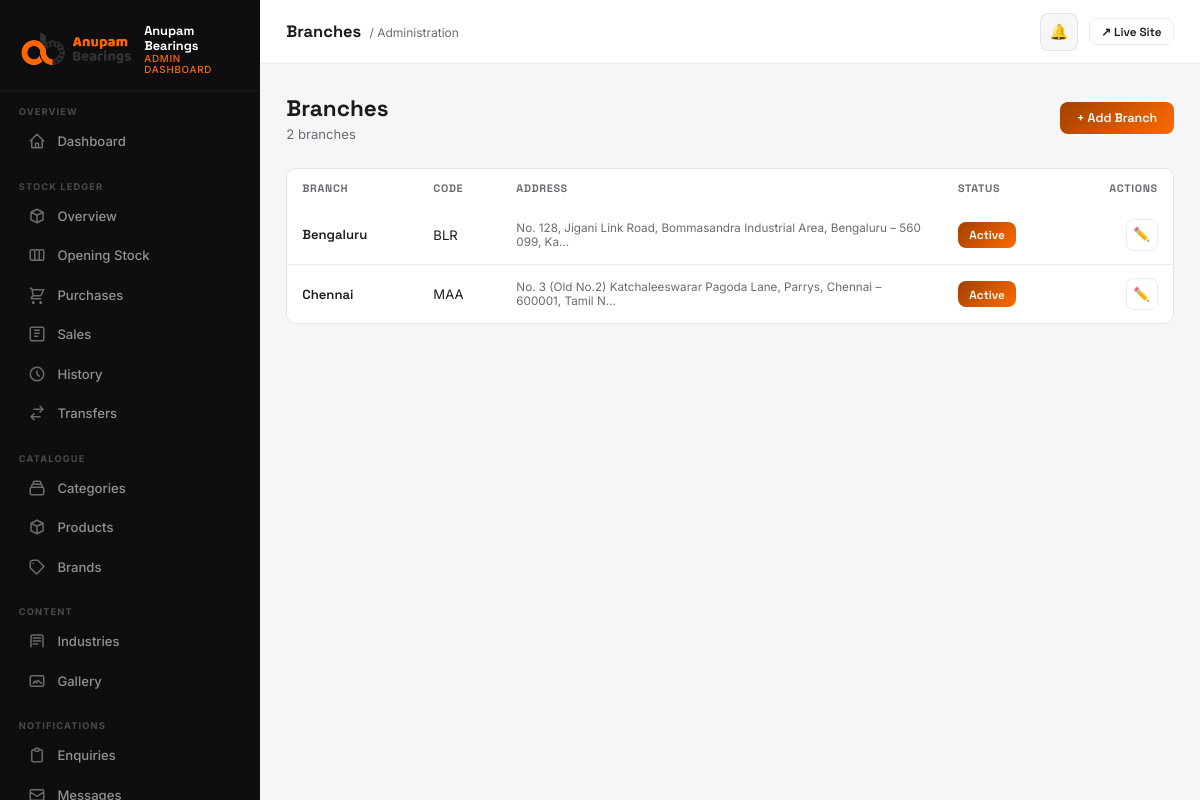
Page /dashboard/stock/branches/ (signed in) on the committed database.
### stock_ledger/models.py (models this page shows, shortened)
class Branch(models.Model):
    name = models.CharField(max_length=120)
    slug = models.SlugField(unique=True)
    code = models.CharField(max_length=20, unique=True)
    address = models.TextField(blank=True)
    is_active = models.BooleanField(default=True)
    created_at = models.DateTimeField(auto_now_add=True)
    class Meta:
        ordering = ['name']

### stock_ledger/views.py (the view)
# urls.py: path('branches/', views.branch_list, name='branches'),
@login_required(login_url='/dashboard/login/')
@staff_required
@role_required(UserProfile.ADMIN)
def branch_list(request):
    branches = Branch.objects.all().order_by('name')
    return render(request, 'dashboard/stock_branches.html', {'branches': branches})

### core/context_processors.py (called while the page is built)
def seo(request):
    return build_seo_context(request)

### core/seo.py (called while the page is built)
def site_url() -> str:
    return getattr(settings, 'SITE_URL', 'https://anupambearings.com').rstrip('/')

def absolute_url(path: str) -> str:
    if not path:
        return site_url()
    parsed = urlsplit(path)
    if parsed.scheme:
        return path
    if path.startswith('/'):
        return f'{site_url()}{path}'
    return f"{site_url()}/{path.lstrip('/')}"

def build_canonical_url(request, *, path: str | None = None) -> str:
    canonical_path = path if path is not None else request.path
    return absolute_url(canonical_path)

def _serialize_schema(schema: dict) -> str:
    return json.dumps(schema, ensure_ascii=False, separators=(',', ':'))

def website_schema() -> dict:
    return {
        '@context': 'https://schema.org',
        '@type': 'WebSite',
        '@id': f'{site_url()}#website',
        'url': site_url(),
        'name': SITE_NAME,
        'alternateName': 'Anupam Bearings India',
        'description': SITE_DESCRIPTION,
        'publisher': {'@id': f'{site_url()}#organization'},
        'potentialAction': {
            '@type': 'SearchAction',
            'target': {
                '@type': 'EntryPoint',
                'urlTemplate': f'{site_url()}/products/?q={{search_term_string}}',
            },
            'query-input': 'required name=search_term_string',
        },
    }

### stock_ledger/context_processors.py (called while the page is built, shortened)
def dashboard_role(request):
    user = getattr(request, 'user', None)
    if not user or not user.is_authenticated or not user.is_staff:
        return {}
    profile = getattr(user, 'stock_profile', None)
    if profile is None:
        return {}
    return {
        'dash_role': profile.role,
        'dash_branch': profile.branch,
    }

def low_stock_alert(request):
    user = getattr(request, 'user', None)
    if not user or not user.is_authenticated or not user.is_staff:
        return {'show_low_stock_modal': False}
    profile = getattr(user, 'stock_profile', None)
    if profile is None or profile.role not in (UserProfile.ADMIN, UserProfile.BRANCH_STAFF):
        return {'show_low_stock_modal': False}
    if request.session.get('low_stock_alert_shown'):
        return {'show_low_stock_modal': False}

### templates/dashboard/stock_branches.html (shortened to what this page needs)
{% extends "dashboard/base.html" %}
{% block page_title %}Branches{% endblock %}
{% block breadcrumb %}<span class="topbar-breadcrumb">/ Administration</span>{% endblock %}
{% block content %}
<div class="page-header">
  <div class="page-header-left">
    <h1>Branches</h1>
    <p>{{ branches|length }} branch{{ branches|length|pluralize:"es" }}</p>
  </div>
  <a href="{% url 'dashboard:stock_ledger:branch_add' %}" class="btn btn-primary">+ Add Branch</a>
</div>
<div class="table-wrap">
  <table>
    <thead>
      <tr>
        <th>Branch</th>
        <th>Code</th>
        <th>Address</th>
        <th>Status</th>
        <th style="text-align:right;">Actions</th>
      </tr>
    </thead>
    <tbody>
      {% for b in branches %}
      <tr id="branch-row-{{ b.pk }}">
        <td class="td-name">{{ b.name }}</td>
        <td>{{ b.code }}</td>
        <td class="td-sub" style="max-width:320px;white-space:normal;">{{ b.address|truncatechars:80 }}</td>
        <td>
          <button class="btn btn-sm {% if b.is_active %}btn-primary{% else %}btn-ghost{% endif %}"
            onclick="toggleBranch({{ b.pk }}, this)">{% if b.is_active %}Active{% else %}Inactive{% endif %}</button>
        </td>
        <td style="text-align:right;">
          <a href="{% url 'dashboard:stock_ledger:branch_edit' b.pk %}" class="btn btn-ghost btn-sm btn-icon" title="Edit">✏️</a>
        </td>
      </tr>
      {% empty %}
      <tr><td colspan="5"><div class="empty-state"><div class="empty-state-icon">🏢</div><h3>No branches yet</h3></div></td></tr>
      {% endfor %}
    </tbody>
  </table>
</div>
{% endblock %}

### templates/dashboard/base.html (style rules this page uses)
*, *::before, *::after { box-sizing: border-box; margin: 0; padding: 0; }
:root { --orange: #ff6a00; --orange-dk: #a14000; --surface: #f6f5f7; --card: #ffffff; --sidebar-bg: #0e0e11; --sidebar-w: 260px; --on: #1b1b1f; --muted: #6b6b72; --border: rgba(0,0,0,0.07); --grad: linear-gradient(135deg,#a14000 0%,#ff6a00 100%); --radius: 10px; --shadow: 0 2px 16px rgba(0,0,0,0.07); --shadow-lg: 0 8px 40px rgba(0,0,0,0.12); --font-d: 'Space Grotesk', sans-serif; --font-b: 'Inter', sans-serif; }
html { font-size: 15px; -webkit-font-smoothing: antialiased; }
body { font-family: var(--font-b); background: var(--surface); color: var(--on); display: flex; min-height: 100vh; overflow-x: hidden; }
.topbar-breadcrumb { font-size: 0.8rem; color: var(--muted); margin-left: 4px; }
.page-header { display: flex; align-items: center; justify-content: space-between; margin-bottom: 1.75rem; gap: 1rem; flex-wrap: wrap; }
.page-header-left h1 { font-family: var(--font-d); font-size: 1.5rem; font-weight: 700; }
.page-header-left p { color: var(--muted); font-size: 0.875rem; margin-top: 0.2rem; }
.table-wrap { overflow-x: auto; border-radius: var(--radius); border: 1px solid var(--border); }
table { width: 100%; border-collapse: collapse; font-size: 0.875rem; }
thead { background: var(--surface); }
th { padding: 0.75rem 1rem; text-align: left; font-family: var(--font-d); font-size: 0.72rem; font-weight: 700; letter-spacing: 0.06em; text-transform: uppercase; color: var(--muted); white-space: nowrap; }
td { padding: 0.875rem 1rem; border-top: 1px solid var(--border); vertical-align: middle; }
tr { background: var(--card); transition: background 0.12s; }
tr:first-child td { border-top: none; }
.td-name { font-family: var(--font-d); font-weight: 600; font-size: 0.875rem; }
.td-sub { font-size: 0.78rem; color: var(--muted); margin-top: 2px; }
.btn { display: inline-flex; align-items: center; gap: 0.4rem; padding: 0.55rem 1.1rem; border-radius: 8px; font-family: var(--font-d); font-size: 0.83rem; font-weight: 600; cursor: pointer; border: none; text-decoration: none; transition: all 0.18s; }
.btn-primary { background: var(--grad); color: #fff; }
.btn-ghost { background: transparent; color: var(--on); border: 1px solid var(--border); }
.btn-sm { padding: 0.35rem 0.75rem; font-size: 0.78rem; }
.btn-icon { width: 32px; height: 32px; padding: 0; justify-content: center; border-radius: 7px; font-size: 0.9rem; }

### rows in the picture
Branch: name "Bengaluru", code "BLR", address "No. 128, Jigani Link Road, Bommasandra Industrial Area, Bengaluru – 560 099, Ka…", is_active "Active"
Branch: name "Chennai", code "MAA", address "No. 3 (Old No.2) Katchaleeswarar Pagoda Lane, Parrys, Chennai – 600001, Tamil N…", is_active "Active"

### other values in the picture
{{ branches|length }} "2"
